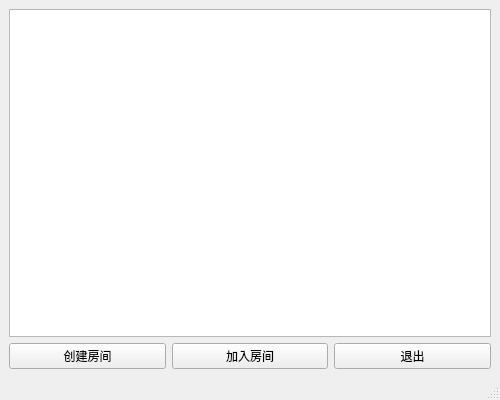
<?xml version="1.0" encoding="UTF-8"?>
<ui version="4.0">
 <class>LobbyWindow</class>
 <widget class="QMainWindow" name="LobbyWindow">
  <property name="geometry">
   <rect>
    <x>0</x>
    <y>0</y>
    <width>500</width>
    <height>400</height>
   </rect>
  </property>
  <property name="windowTitle">
   <string>大厅</string>
  </property>
  <widget class="QWidget" name="centralwidget">
   <layout class="QVBoxLayout" name="verticalLayout">
    <item>
     <widget class="QListWidget" name="roomListWidget">
      <property name="sizePolicy">
       <sizepolicy hsizetype="Expanding" vsizetype="Expanding">
        <horstretch>0</horstretch>
        <verstretch>1</verstretch>
       </sizepolicy>
      </property>
     </widget>
    </item>
    <item>
     <layout class="QHBoxLayout" name="buttonLayout">
      <item>
       <widget class="QPushButton" name="createRoomButton">
        <property name="text">
         <string>创建房间</string>
        </property>
       </widget>
      </item>
      <item>
       <widget class="QPushButton" name="joinRoomButton">
        <property name="text">
         <string>加入房间</string>
        </property>
       </widget>
      </item>
      <item>
       <widget class="QPushButton" name="exitButton">
        <property name="text">
         <string>退出</string>
        </property>
       </widget>
      </item>
     </layout>
    </item>
   </layout>
  </widget>
  <widget class="QMenuBar" name="menubar">
   <property name="geometry">
    <rect>
     <x>0</x>
     <y>0</y>
     <width>500</width>
     <height>22</height>
    </rect>
   </property>
  </widget>
  <widget class="QStatusBar" name="statusbar"/>
 </widget>
 <resources/>
 <connections/>
</ui>
